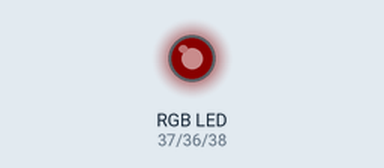
The program below on a simulated Raspberry Pi (header pin numbers). Parts: an RGB LED mixed from three pins (HIGH = lit). Dim RGB values are drawn brighter than linear; what the program prints to the terminal is not drawn.

Above: at 0.05 s.
At 0.9 s:
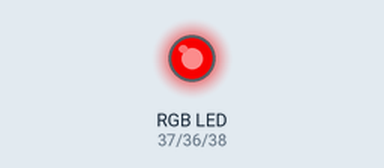
At 1.35 s:
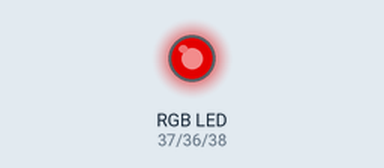
At 1.75 s:
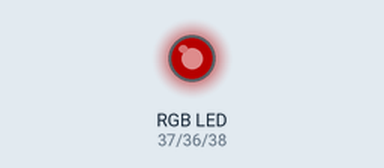
Timing chart, 0 to 4.6 s (numbered marks = the images above):
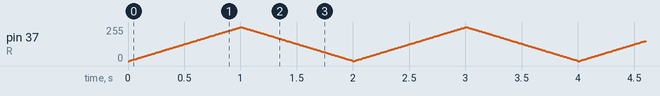

The program:

app.py
```python
#!/usr/bin/python3
# -*- coding: utf-8 -*-
# @Author: David Leimroth
# @Date:   2017-02-26 03:00:46
# @Last Modified by:   David Leimroth
# @Last Modified time: 2017-02-26 15:12:43

import RPi.GPIO as GPIO
from time import sleep

R = 37
G = 36
B = 38


def turn_off():
    GPIO.output(R, GPIO.LOW)
    GPIO.output(G, GPIO.LOW)
    GPIO.output(B, GPIO.LOW)
    GPIO.cleanup()


def setup(freq):
    print('Starting Setup')
    GPIO.setmode(GPIO.BOARD)
    GPIO.cleanup()
    GPIO.setwarnings(False)
    GPIO.setup(R, GPIO.OUT)
    GPIO.setup(G, GPIO.OUT)
    GPIO.setup(B, GPIO.OUT)
    pR = GPIO.PWM(R, freq)
    pG = GPIO.PWM(G, freq)
    pB = GPIO.PWM(B, freq)
    print('Finished Setup')
    return pR, pG, pB


# def loop(pR, pG, pB):
    # pR.start(0)
    # pG.start(0)
    # pB.start(0)
def loop(*args):
    for arg in args:
        arg.start(0)
    try:
        arg = args[0]
        while True:

            # for arg in args:
            for j in range(100):
                arg.ChangeDutyCycle(j)
                sleep(0.01)
            for j in range(100):
                arg.ChangeDutyCycle(100 - j)
                sleep(0.01)

    except Exception as e:
        for arg in args:
            arg.stop()
            GPIO.cleanup()
        print(str(e))


if __name__ == '__main__':
    pR, pB, pG = setup(60)
    # while True:
    #     loop
    loop(pR, pG, pB)
    # turn_off()


def test_loop():
    GPIO.output(G, GPIO.HIGH)
    GPIO.output(R, GPIO.HIGH)
    GPIO.output(B, GPIO.HIGH)
    sleep(2)
    GPIO.output(B, GPIO.LOW)
    sleep(2)
    GPIO.output(R, GPIO.LOW)
    sleep(2)
    GPIO.output(B, GPIO.HIGH)
    GPIO.output(G, GPIO.LOW)
    sleep(1)
    GPIO.output(G, GPIO.HIGH)
    GPIO.output(R, GPIO.HIGH)
```
